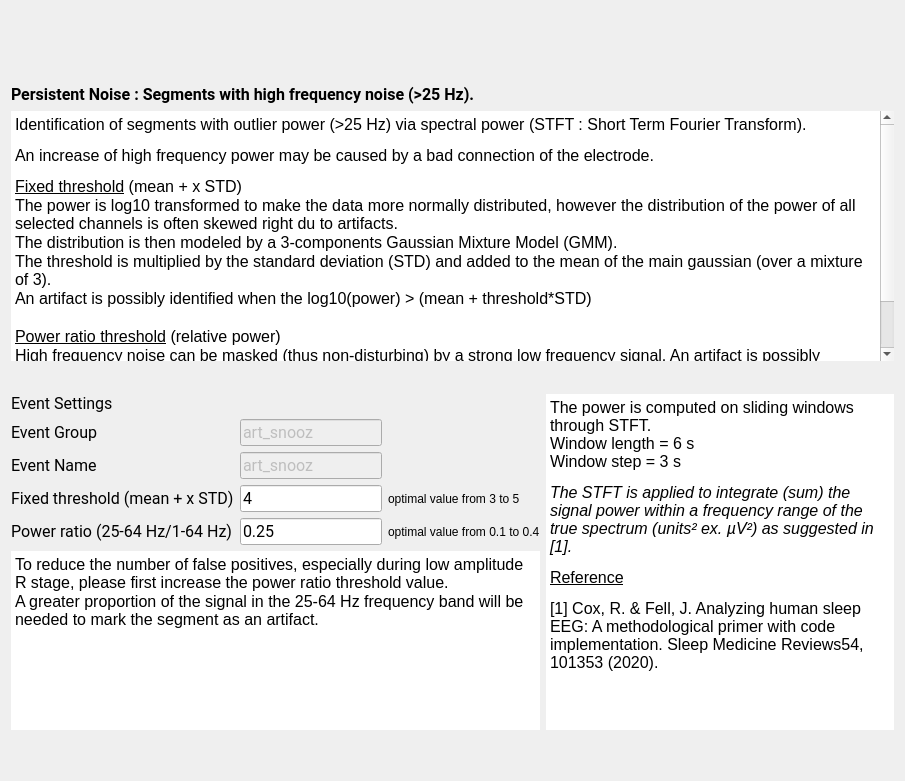
<ui version="4.0">
 <class>PersistentNoiseStep</class>
 <widget class="QWidget" name="PersistentNoiseStep">
  <property name="geometry">
   <rect>
    <x>0</x>
    <y>0</y>
    <width>905</width>
    <height>781</height>
   </rect>
  </property>
  <property name="windowTitle">
   <string>Form</string>
  </property>
  <property name="styleSheet">
   <string notr="true">font: 12pt "Roboto";</string>
  </property>
  <layout class="QVBoxLayout" name="verticalLayout_2">
   <item>
    <widget class="QScrollArea" name="scrollArea">
     <property name="sizePolicy">
      <sizepolicy hsizetype="Expanding" vsizetype="Preferred">
       <horstretch>0</horstretch>
       <verstretch>0</verstretch>
      </sizepolicy>
     </property>
     <property name="autoFillBackground">
      <bool>true</bool>
     </property>
     <property name="frameShape">
      <enum>QFrame::NoFrame</enum>
     </property>
     <property name="frameShadow">
      <enum>QFrame::Plain</enum>
     </property>
     <property name="lineWidth">
      <number>0</number>
     </property>
     <property name="widgetResizable">
      <bool>true</bool>
     </property>
     <widget class="QWidget" name="scrollAreaWidgetContents">
      <property name="geometry">
       <rect>
        <x>0</x>
        <y>0</y>
        <width>1543</width>
        <height>181</height>
       </rect>
      </property>
      <layout class="QHBoxLayout" name="horizontalLayout">
       <item>
        <widget class="QLabel" name="label_10">
         <property name="text">
          <string />
         </property>
         <property name="pixmap">
          <pixmap resource="high_freq_noise_res.qrc">:/high_freq_noise/persistent_noise.png</pixmap>
         </property>
         <property name="alignment">
          <set>Qt::AlignCenter</set>
         </property>
        </widget>
       </item>
      </layout>
     </widget>
    </widget>
   </item>
   <item>
    <layout class="QVBoxLayout" name="verticalLayout_3">
     <item>
      <widget class="QLabel" name="label_9">
       <property name="minimumSize">
        <size>
         <width>0</width>
         <height>20</height>
        </size>
       </property>
       <property name="maximumSize">
        <size>
         <width>16777215</width>
         <height>30</height>
        </size>
       </property>
       <property name="font">
        <font>
         <family>Roboto</family>
         <pointsize>12</pointsize>
         <weight>50</weight>
         <italic>false</italic>
         <bold>false</bold>
        </font>
       </property>
       <property name="frameShape">
        <enum>QFrame::NoFrame</enum>
       </property>
       <property name="lineWidth">
        <number>0</number>
       </property>
       <property name="text">
        <string>&lt;html&gt;&lt;head/&gt;&lt;body&gt;&lt;p&gt;&lt;span style=" font-weight:600;"&gt;Persistent Noise : Segments with high frequency noise (&amp;gt;25 Hz).&lt;/span&gt;&lt;/p&gt;&lt;/body&gt;&lt;/html&gt;</string>
       </property>
      </widget>
     </item>
     <item>
      <widget class="QTextEdit" name="description_textEdit">
       <property name="sizePolicy">
        <sizepolicy hsizetype="Expanding" vsizetype="Expanding">
         <horstretch>0</horstretch>
         <verstretch>5</verstretch>
        </sizepolicy>
       </property>
       <property name="minimumSize">
        <size>
         <width>0</width>
         <height>250</height>
        </size>
       </property>
       <property name="styleSheet">
        <string notr="true" />
       </property>
       <property name="frameShape">
        <enum>QFrame::NoFrame</enum>
       </property>
       <property name="frameShadow">
        <enum>QFrame::Plain</enum>
       </property>
       <property name="lineWidth">
        <number>0</number>
       </property>
       <property name="readOnly">
        <bool>true</bool>
       </property>
       <property name="html">
        <string>&lt;!DOCTYPE HTML PUBLIC "-//W3C//DTD HTML 4.0//EN" "http://www.w3.org/TR/REC-html40/strict.dtd"&gt;
&lt;html&gt;&lt;head&gt;&lt;meta name="qrichtext" content="1" /&gt;&lt;style type="text/css"&gt;
p, li { white-space: pre-wrap; }
&lt;/style&gt;&lt;/head&gt;&lt;body style=" font-family:'Roboto'; font-size:12pt; font-weight:400; font-style:normal;"&gt;
&lt;p style=" margin-top:12px; margin-bottom:12px; margin-left:0px; margin-right:0px; -qt-block-indent:0; text-indent:0px;"&gt;&lt;span style=" color:#000000;"&gt;Identification of segments with outlier power (&amp;gt;25 Hz) via spectral power (STFT : Short Term Fourier Transform).&lt;/span&gt;&lt;/p&gt;
&lt;p style=" margin-top:12px; margin-bottom:12px; margin-left:0px; margin-right:0px; -qt-block-indent:0; text-indent:0px;"&gt;&lt;span style=" color:#000000;"&gt;An increase of high frequency power may be caused by a bad connection of the electrode.&lt;/span&gt;&lt;/p&gt;
&lt;p style=" margin-top:0px; margin-bottom:0px; margin-left:0px; margin-right:0px; -qt-block-indent:0; text-indent:0px;"&gt;&lt;span style=" text-decoration: underline;"&gt;Fixed threshold&lt;/span&gt;&lt;span style=" color:#000000;"&gt; (mean + x STD)&lt;/span&gt;&lt;/p&gt;
&lt;p style=" margin-top:0px; margin-bottom:0px; margin-left:0px; margin-right:0px; -qt-block-indent:0; text-indent:0px;"&gt;The power is log10 transformed to make the data more normally distributed, however the distribution of the power of all selected channels is often skewed right du to artifacts.&lt;/p&gt;
&lt;p style=" margin-top:0px; margin-bottom:0px; margin-left:0px; margin-right:0px; -qt-block-indent:0; text-indent:0px;"&gt;The distribution is then modeled by a 3-components Gaussian Mixture Model (GMM).&lt;/p&gt;
&lt;p style=" margin-top:0px; margin-bottom:0px; margin-left:0px; margin-right:0px; -qt-block-indent:0; text-indent:0px;"&gt;The threshold is multiplied by the standard deviation (STD) and added to the mean of the main gaussian (over a mixture of 3).&lt;/p&gt;
&lt;p style=" margin-top:0px; margin-bottom:0px; margin-left:0px; margin-right:0px; -qt-block-indent:0; text-indent:0px;"&gt;An artifact is possibly identified when the log10(power) &amp;gt; (mean + threshold*STD)&lt;/p&gt;
&lt;p style="-qt-paragraph-type:empty; margin-top:0px; margin-bottom:0px; margin-left:0px; margin-right:0px; -qt-block-indent:0; text-indent:0px;"&gt;&lt;br /&gt;&lt;/p&gt;
&lt;p style=" margin-top:0px; margin-bottom:0px; margin-left:0px; margin-right:0px; -qt-block-indent:0; text-indent:0px;"&gt;&lt;span style=" text-decoration: underline;"&gt;Power ratio threshold&lt;/span&gt; (relative power)&lt;/p&gt;
&lt;p style=" margin-top:0px; margin-bottom:0px; margin-left:0px; margin-right:0px; -qt-block-indent:0; text-indent:0px;"&gt;High frequency noise can be masked (thus non-disturbing) by a strong low frequency signal. An artifact is possibly identified when the relative power (25-64 Hz)/(1-64 Hz) &amp;gt; threshold.&lt;/p&gt;
&lt;p style="-qt-paragraph-type:empty; margin-top:0px; margin-bottom:0px; margin-left:0px; margin-right:0px; -qt-block-indent:0; text-indent:0px;"&gt;&lt;br /&gt;&lt;/p&gt;
&lt;p style=" margin-top:0px; margin-bottom:0px; margin-left:0px; margin-right:0px; -qt-block-indent:0; text-indent:0px;"&gt;A segment whose power exceeds the 2 thresholds is considered an artifact.&lt;/p&gt;&lt;/body&gt;&lt;/html&gt;</string>
       </property>
      </widget>
     </item>
     <item>
      <spacer name="verticalSpacer">
       <property name="orientation">
        <enum>Qt::Vertical</enum>
       </property>
       <property name="sizeHint" stdset="0">
        <size>
         <width>20</width>
         <height>40</height>
        </size>
       </property>
      </spacer>
     </item>
    </layout>
   </item>
   <item>
    <layout class="QGridLayout" name="gridLayout_2">
     <item row="0" column="0">
      <layout class="QVBoxLayout" name="verticalLayout">
       <item>
        <widget class="QLabel" name="label_4">
         <property name="maximumSize">
          <size>
           <width>16777215</width>
           <height>20</height>
          </size>
         </property>
         <property name="font">
          <font>
           <family>Roboto</family>
           <pointsize>12</pointsize>
           <weight>50</weight>
           <italic>false</italic>
           <bold>false</bold>
          </font>
         </property>
         <property name="text">
          <string>Event Settings</string>
         </property>
        </widget>
       </item>
       <item>
        <layout class="QGridLayout" name="gridLayout">
         <item row="0" column="0">
          <widget class="QLabel" name="label_3">
           <property name="minimumSize">
            <size>
             <width>140</width>
             <height>0</height>
            </size>
           </property>
           <property name="font">
            <font>
             <family>Roboto</family>
             <pointsize>12</pointsize>
             <weight>50</weight>
             <italic>false</italic>
             <bold>false</bold>
            </font>
           </property>
           <property name="text">
            <string>Event Group</string>
           </property>
          </widget>
         </item>
         <item row="0" column="1">
          <widget class="QLineEdit" name="group_lineEdit">
           <property name="enabled">
            <bool>false</bool>
           </property>
           <property name="maximumSize">
            <size>
             <width>250</width>
             <height>16777215</height>
            </size>
           </property>
           <property name="font">
            <font>
             <family>Roboto</family>
             <pointsize>12</pointsize>
             <weight>50</weight>
             <italic>false</italic>
             <bold>false</bold>
            </font>
           </property>
           <property name="toolTip">
            <string>In which "Event Group" the detected artifact are added (label in the annotation file). Go to the general Detectors Settings to edit the group.</string>
           </property>
           <property name="text">
            <string>art_snooz</string>
           </property>
          </widget>
         </item>
         <item row="1" column="0">
          <widget class="QLabel" name="label_11">
           <property name="minimumSize">
            <size>
             <width>140</width>
             <height>0</height>
            </size>
           </property>
           <property name="font">
            <font>
             <family>Roboto</family>
             <pointsize>12</pointsize>
             <weight>50</weight>
             <italic>false</italic>
             <bold>false</bold>
            </font>
           </property>
           <property name="text">
            <string>Event Name</string>
           </property>
          </widget>
         </item>
         <item row="1" column="1">
          <widget class="QLineEdit" name="name_fixe_lineEdit">
           <property name="enabled">
            <bool>false</bool>
           </property>
           <property name="maximumSize">
            <size>
             <width>250</width>
             <height>16777215</height>
            </size>
           </property>
           <property name="font">
            <font>
             <family>Roboto</family>
             <pointsize>12</pointsize>
             <weight>50</weight>
             <italic>false</italic>
             <bold>false</bold>
            </font>
           </property>
           <property name="toolTip">
            <string>The event name of the detected artifact (label in the annotation file). Go to the general Detectors Settings to edit the name.</string>
           </property>
           <property name="text">
            <string>art_snooz</string>
           </property>
          </widget>
         </item>
         <item row="2" column="0">
          <widget class="QLabel" name="label_5">
           <property name="minimumSize">
            <size>
             <width>140</width>
             <height>0</height>
            </size>
           </property>
           <property name="font">
            <font>
             <family>Roboto</family>
             <pointsize>12</pointsize>
             <weight>50</weight>
             <italic>false</italic>
             <bold>false</bold>
            </font>
           </property>
           <property name="midLineWidth">
            <number>0</number>
           </property>
           <property name="text">
            <string>&lt;html&gt;&lt;head/&gt;&lt;body&gt;&lt;p&gt;Fixed threshold (mean + x STD)&lt;/p&gt;&lt;/body&gt;&lt;/html&gt;</string>
           </property>
           <property name="textFormat">
            <enum>Qt::RichText</enum>
           </property>
          </widget>
         </item>
         <item row="2" column="1">
          <widget class="QLineEdit" name="tresh_fixe_lineEdit">
           <property name="maximumSize">
            <size>
             <width>250</width>
             <height>16777215</height>
            </size>
           </property>
           <property name="font">
            <font>
             <family>Roboto</family>
             <pointsize>12</pointsize>
             <weight>50</weight>
             <italic>false</italic>
             <bold>false</bold>
            </font>
           </property>
           <property name="toolTip">
            <string>The threshold value to identify the artefact.  Its units is x times the baseline standard deviation.</string>
           </property>
           <property name="text">
            <string>4</string>
           </property>
          </widget>
         </item>
         <item row="2" column="2">
          <widget class="QLabel" name="label_2">
           <property name="text">
            <string>optimal value from 3 to 5</string>
           </property>
          </widget>
         </item>
         <item row="3" column="0">
          <widget class="QLabel" name="label">
           <property name="font">
            <font>
             <family>Roboto</family>
             <pointsize>12</pointsize>
             <weight>50</weight>
             <italic>false</italic>
             <bold>false</bold>
            </font>
           </property>
           <property name="text">
            <string>Power ratio (25-64 Hz/1-64 Hz)</string>
           </property>
          </widget>
         </item>
         <item row="3" column="1">
          <widget class="QLineEdit" name="thres_ratio_lineEdit">
           <property name="minimumSize">
            <size>
             <width>0</width>
             <height>0</height>
            </size>
           </property>
           <property name="maximumSize">
            <size>
             <width>250</width>
             <height>16777215</height>
            </size>
           </property>
           <property name="font">
            <font>
             <family>Roboto</family>
             <pointsize>12</pointsize>
             <weight>50</weight>
             <italic>false</italic>
             <bold>false</bold>
            </font>
           </property>
           <property name="text">
            <string>0.25</string>
           </property>
          </widget>
         </item>
         <item row="3" column="2">
          <widget class="QLabel" name="label_6">
           <property name="text">
            <string>optimal value from 0.1 to 0.4</string>
           </property>
          </widget>
         </item>
        </layout>
       </item>
      </layout>
     </item>
     <item row="0" column="1" rowspan="2">
      <widget class="QTextEdit" name="settings_textEdit">
       <property name="maximumSize">
        <size>
         <width>16777215</width>
         <height>16777215</height>
        </size>
       </property>
       <property name="focusPolicy">
        <enum>Qt::NoFocus</enum>
       </property>
       <property name="contextMenuPolicy">
        <enum>Qt::NoContextMenu</enum>
       </property>
       <property name="acceptDrops">
        <bool>false</bool>
       </property>
       <property name="styleSheet">
        <string notr="true" />
       </property>
       <property name="frameShape">
        <enum>QFrame::HLine</enum>
       </property>
       <property name="frameShadow">
        <enum>QFrame::Plain</enum>
       </property>
       <property name="lineWidth">
        <number>0</number>
       </property>
       <property name="readOnly">
        <bool>true</bool>
       </property>
       <property name="html">
        <string>&lt;!DOCTYPE HTML PUBLIC "-//W3C//DTD HTML 4.0//EN" "http://www.w3.org/TR/REC-html40/strict.dtd"&gt;
&lt;html&gt;&lt;head&gt;&lt;meta name="qrichtext" content="1" /&gt;&lt;style type="text/css"&gt;
p, li { white-space: pre-wrap; }
&lt;/style&gt;&lt;/head&gt;&lt;body style=" font-family:'Roboto'; font-size:12pt; font-weight:400; font-style:normal;"&gt;
&lt;p style=" margin-top:12px; margin-bottom:12px; margin-left:0px; margin-right:0px; -qt-block-indent:0; text-indent:0px;"&gt;&lt;span style=" color:#000000;"&gt;The power is computed on sliding windows through STFT.&lt;br /&gt;Window length = 6 s&lt;br /&gt;Window step = 3 s &lt;/span&gt;&lt;/p&gt;
&lt;p style=" margin-top:12px; margin-bottom:12px; margin-left:0px; margin-right:0px; -qt-block-indent:0; text-indent:0px;"&gt;&lt;span style=" font-style:italic; color:#000000;"&gt;The STFT is applied to integrate (sum) the signal power within a frequency range of the true spectrum (units&#178; ex. &#181;V&#178;) as suggested in [1].&lt;/span&gt;&lt;/p&gt;
&lt;p style=" margin-top:12px; margin-bottom:12px; margin-left:0px; margin-right:0px; -qt-block-indent:0; text-indent:0px;"&gt;&lt;a href="https://pubmed.ncbi.nlm.nih.gov/12723066/"&gt;&lt;span style=" text-decoration: underline; color:#000000;"&gt;Reference&lt;/span&gt;&lt;/a&gt;&lt;/p&gt;
&lt;p style=" margin-top:12px; margin-bottom:12px; margin-left:0px; margin-right:0px; -qt-block-indent:0; text-indent:0px;"&gt;&lt;span style=" color:#000000;"&gt;[1] Cox, R. &amp;amp; Fell, J. Analyzing human sleep EEG: A methodological primer with code implementation. Sleep Medicine Reviews54, 101353 (2020).&lt;/span&gt;&lt;/p&gt;&lt;/body&gt;&lt;/html&gt;</string>
       </property>
      </widget>
     </item>
     <item row="1" column="0">
      <widget class="QTextEdit" name="textEdit">
       <property name="maximumSize">
        <size>
         <width>16777215</width>
         <height>16777215</height>
        </size>
       </property>
       <property name="frameShape">
        <enum>QFrame::HLine</enum>
       </property>
       <property name="lineWidth">
        <number>0</number>
       </property>
       <property name="readOnly">
        <bool>true</bool>
       </property>
       <property name="html">
        <string>&lt;!DOCTYPE HTML PUBLIC "-//W3C//DTD HTML 4.0//EN" "http://www.w3.org/TR/REC-html40/strict.dtd"&gt;
&lt;html&gt;&lt;head&gt;&lt;meta name="qrichtext" content="1" /&gt;&lt;style type="text/css"&gt;
p, li { white-space: pre-wrap; }
&lt;/style&gt;&lt;/head&gt;&lt;body style=" font-family:'Roboto'; font-size:12pt; font-weight:400; font-style:normal;"&gt;
&lt;p style=" margin-top:0px; margin-bottom:0px; margin-left:0px; margin-right:0px; -qt-block-indent:0; text-indent:0px;"&gt;To reduce the number of false positives, especially during low amplitude R stage, please first increase the power ratio threshold value.&lt;/p&gt;
&lt;p style=" margin-top:0px; margin-bottom:0px; margin-left:0px; margin-right:0px; -qt-block-indent:0; text-indent:0px;"&gt;A greater proportion of the signal in the 25-64 Hz frequency band will be needed to mark the segment as an artifact.&lt;/p&gt;&lt;/body&gt;&lt;/html&gt;</string>
       </property>
      </widget>
     </item>
    </layout>
   </item>
   <item>
    <spacer name="verticalSpacer_3">
     <property name="orientation">
      <enum>Qt::Vertical</enum>
     </property>
     <property name="sizeType">
      <enum>QSizePolicy::Minimum</enum>
     </property>
     <property name="sizeHint" stdset="0">
      <size>
       <width>20</width>
       <height>40</height>
      </size>
     </property>
    </spacer>
   </item>
  </layout>
 </widget>
 <resources>
  <include location="high_freq_noise_res.qrc" />
 <include location="../../../../../snooz-toolbox/src/main/python/ui/themes/themes.qrc" /></resources>
 <connections />
 <slots>
  <slot>on_choose()</slot>
  <slot>on_input_format_changed()</slot>
 </slots>
</ui>
